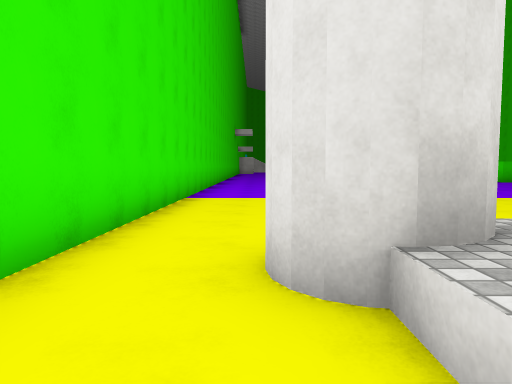
view 1 (above)

24 first-person views from a walk through a 3-D level made in the Unity game engine. The camera is 1.3 m above the floor, tilts 4° down and sees 70° across. The floor is counted in squares, 2 m on a side. Each view is taken from the middle of a square. On the plan, view 1 faces up. The plan holds only what a view shows up to about 11 squares ahead; the rest is blank. The place goes on beyond the plan. The player character is not drawn. Surface patterns are stand-ins for the level's own textures.

view 2
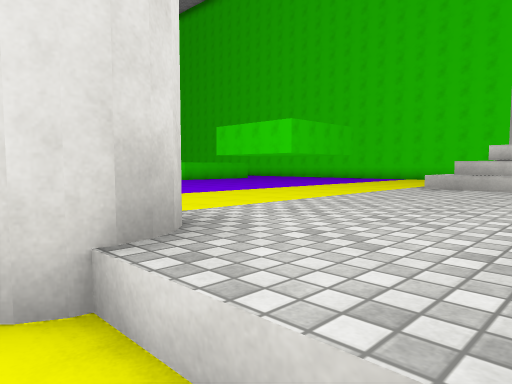

view 3
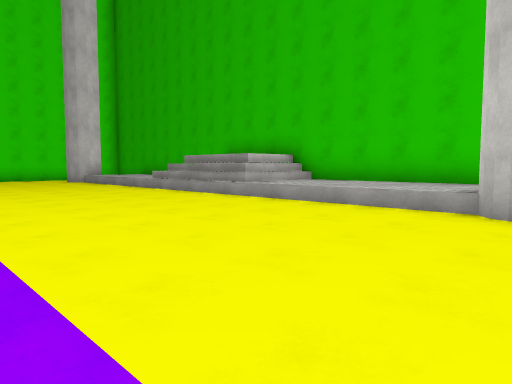

view 4
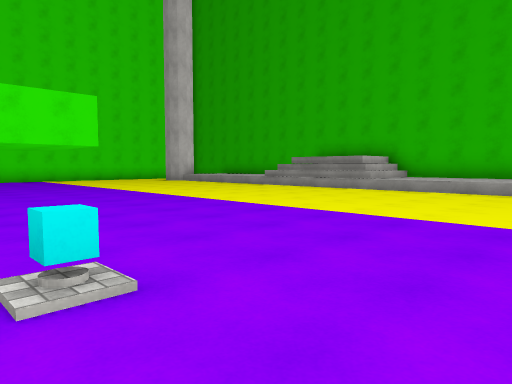

view 5
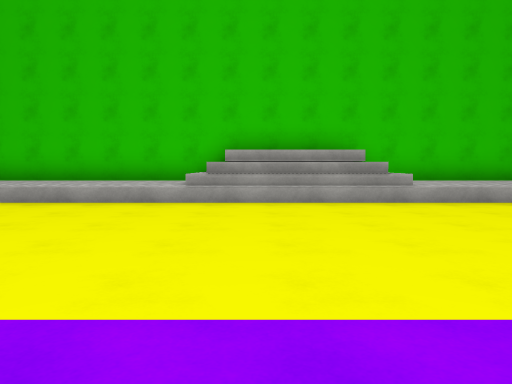

view 6
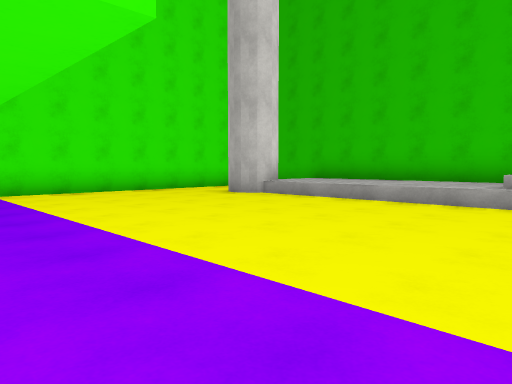

view 7
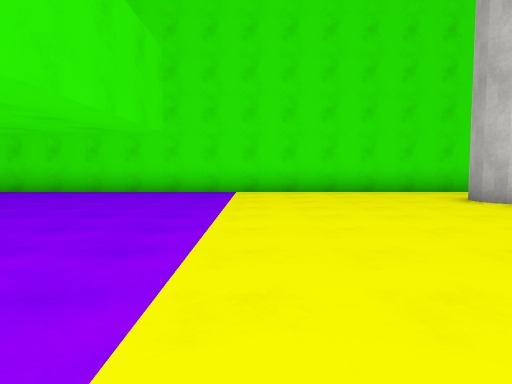

view 8
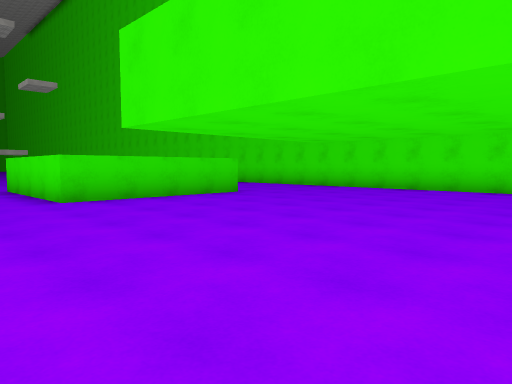

view 9
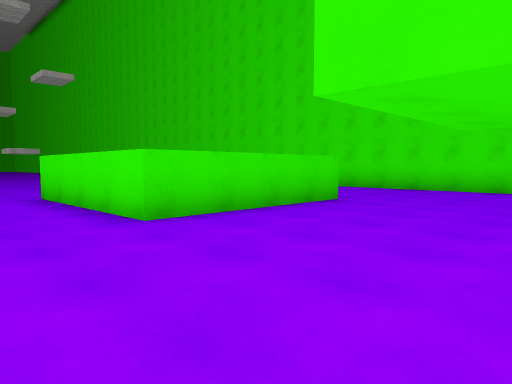

view 10
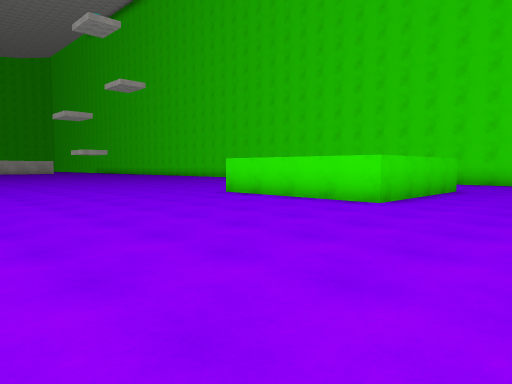

view 11
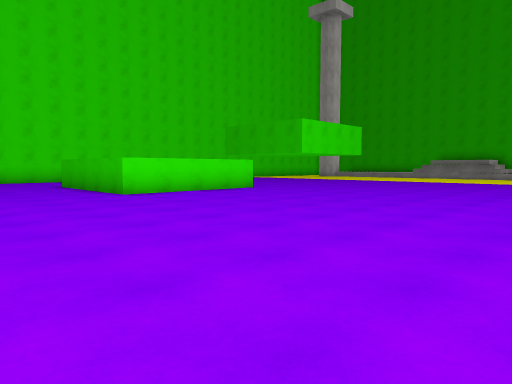

view 12
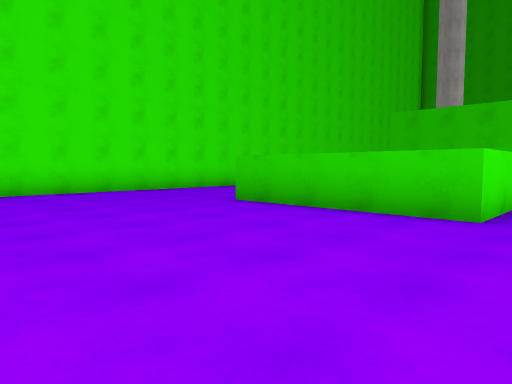

view 13
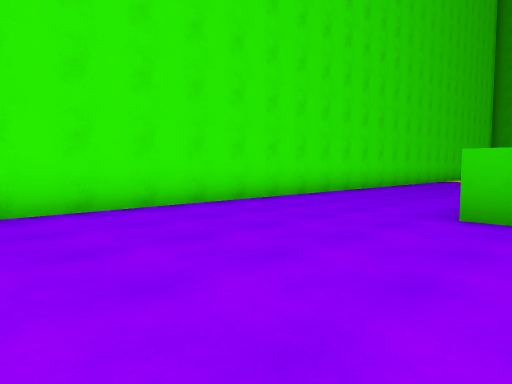

view 14
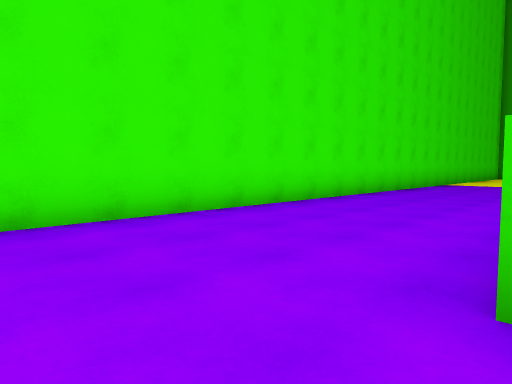

view 15
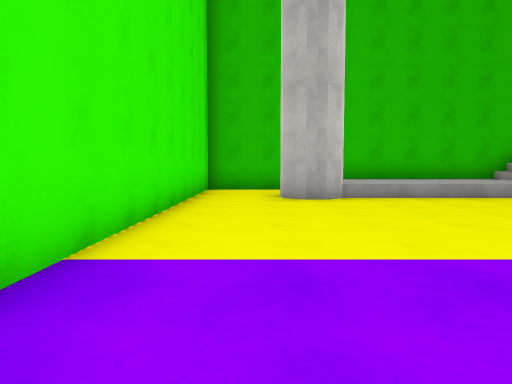

view 16
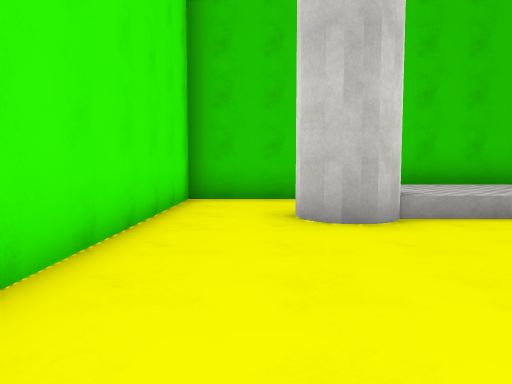

view 17
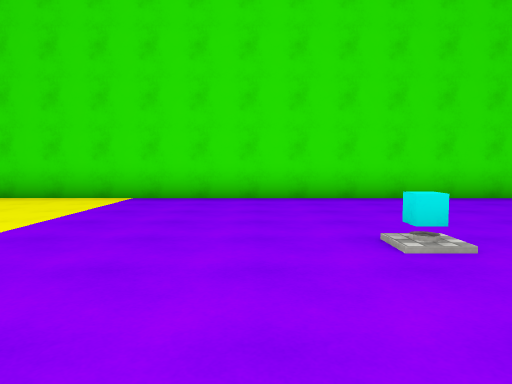

view 18
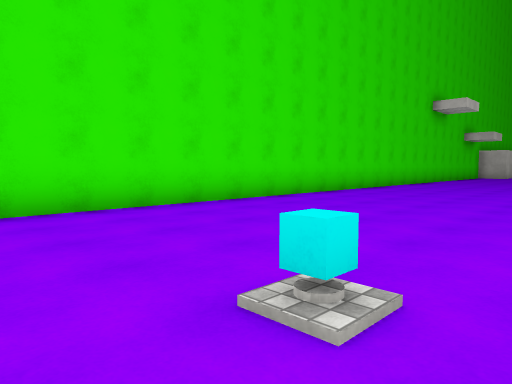

view 19
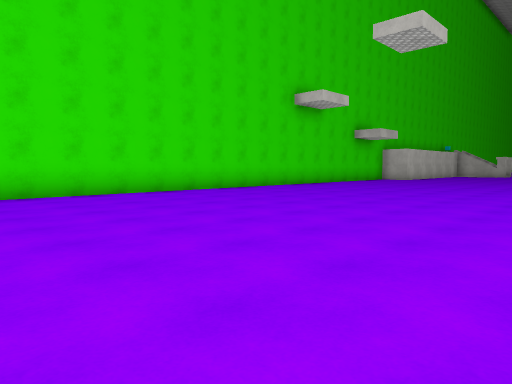

view 20
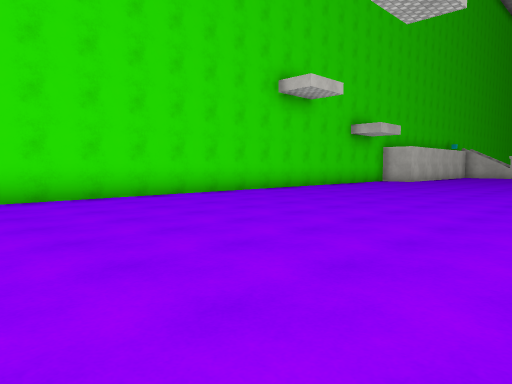

view 21
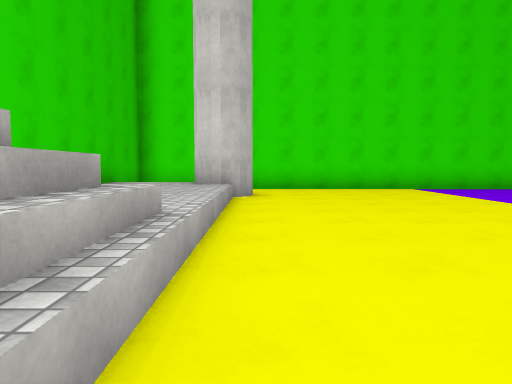

view 22
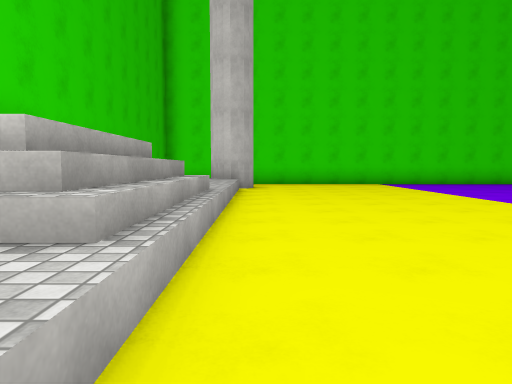

view 23
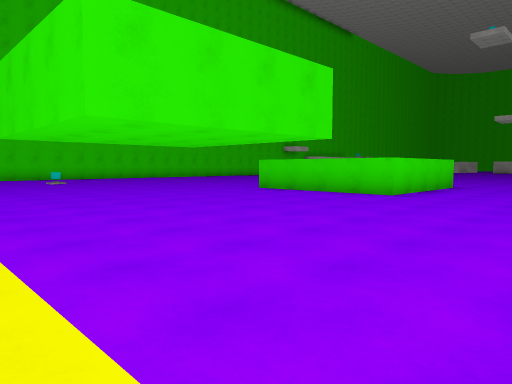

view 24
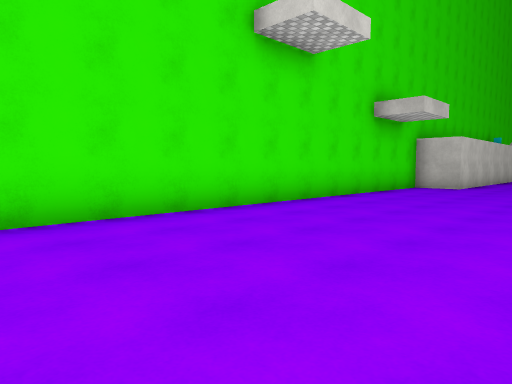

### Floor plan
Key: @ floor where view 1 was taken; # wall or solid block; . floor; ^ raised ledge; C cyan cube.
Columns run from 2 left of view 1 to 19 right of it. Each row starts with its distance up from view 1.
 33   ..
 32 #...
 31 #...
 30 #...
 29 #......
 28 #......
 27 #.......
 26 #.......
 25 #.......
 24 #..................
 23 #....................#
 22 #....................#
 21 #....................#
 20 #....................#
 19 #...........^^^^^....#
 18 #...........^   ^....#
 17 #...........^   ^....#
 16 #...........^   ^....#
 15 #...........^^^^^....#
 14 #....................#
 13 #....................#
 12 #....................#
 11 #....C...............#
 10 #....................#
  9 #....................#
  8 #....................#
  7 #....................#
  6 #....................#
  5 #....................#
  4 #....................#
  3 #....................#
  2 #..^^^^^^^^^^^^^^^#..#
  1 #..^^^^^^###^^^^^^...#
  0 # @^^^^^^#  ^^^^^^...#
 -1  ##               ####

Where each view was taken, in squares from view 1:
view 1: 0 up, 0 right, facing up
view 2: 0 up, 0 right, facing up-right
view 3: 8 up, 0 right, facing down-right
view 4: 12 up, 1 right, facing down-right
view 5: 9 up, 9 right, facing down
view 6: 9 up, 9 right, facing down-right
view 7: 7 up, 9 right, facing right
view 8: 8 up, 8 right, facing up-right
view 9: 11 up, 8 right, facing up-right
view 10: 12 up, 4 right, facing up-right
view 11: 23 up, 2 right, facing down-right
view 12: 24 up, 9 right, facing down-right
view 13: 24 up, 13 right, facing down-right
view 14: 21 up, 14 right, facing down-right
view 15: 10 up, 17 right, facing down
view 16: 7 up, 17 right, facing down
view 17: 10 up, 6 right, facing left
view 18: 10 up, 4 right, facing up-left
view 19: 15 up, 7 right, facing up-left
view 20: 17 up, 6 right, facing up-left
view 21: 3 up, 9 right, facing left
view 22: 3 up, 12 right, facing left
view 23: 7 up, 18 right, facing up-left
view 24: 21 up, 3 right, facing up-left
